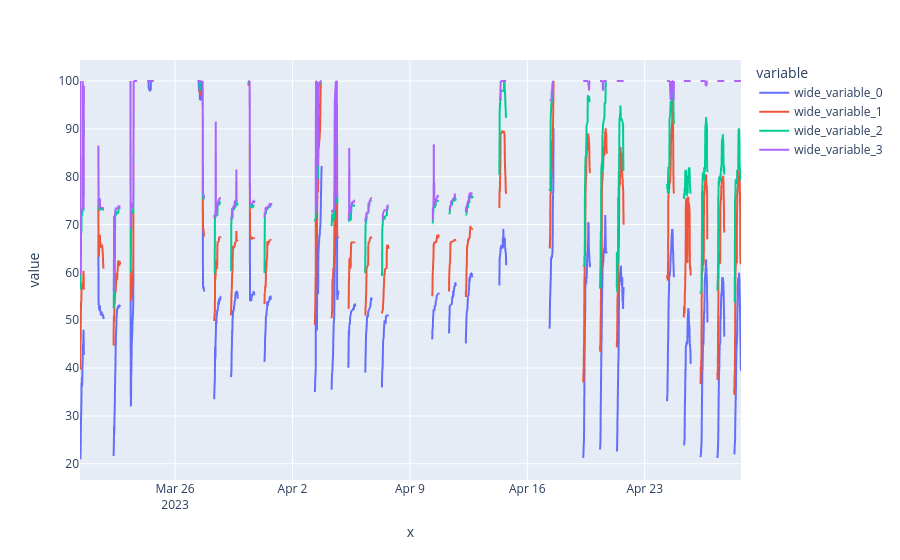

Source (notebook cell):
### Code cell
px.line(x=damper_data_opt.index, y = [damper_data_opt.quantile(0.75,axis=1), damper_data_opt.quantile(0.95,axis=1), damper_data_opt.quantile(0.99,axis=1), damper_data_opt.quantile(1,axis=1)])

### Figure 1 — Plotly figure (JSON) as saved in the notebook; plotly's stock layout.template omitted (floating-point values rounded to 4 significant figures; data arrays with more than 128 entries replaced by an {"elided": "..."} marker saying what was removed)
{"data": [{"hovertemplate": "variable=wide_variable_0<br>x=%{x}<br>value=%{y}<extra></extra>", "legendgroup": "wide_variable_0", "line": {"color": "#636efa", "dash": "solid"}, "marker": {"symbol": "circle"}, "mode": "lines", "name": "wide_variable_0", "showlegend": true, "type": "scattergl", "x": {"elided": "3780 str values"}, "xaxis": "x", "y": {"elided": "3780 float values"}, "yaxis": "y"}, {"hovertemplate": "variable=wide_variable_1<br>x=%{x}<br>value=%{y}<extra></extra>", "legendgroup": "wide_variable_1", "line": {"color": "#EF553B", "dash": "solid"}, "marker": {"symbol": "circle"}, "mode": "lines", "name": "wide_variable_1", "showlegend": true, "type": "scattergl", "x": {"elided": "3780 str values"}, "xaxis": "x", "y": {"elided": "3780 float values"}, "yaxis": "y"}, {"hovertemplate": "variable=wide_variable_2<br>x=%{x}<br>value=%{y}<extra></extra>", "legendgroup": "wide_variable_2", "line": {"color": "#00cc96", "dash": "solid"}, "marker": {"symbol": "circle"}, "mode": "lines", "name": "wide_variable_2", "showlegend": true, "type": "scattergl", "x": {"elided": "3780 str values"}, "xaxis": "x", "y": {"elided": "3780 float values"}, "yaxis": "y"}, {"hovertemplate": "variable=wide_variable_3<br>x=%{x}<br>value=%{y}<extra></extra>", "legendgroup": "wide_variable_3", "line": {"color": "#ab63fa", "dash": "solid"}, "marker": {"symbol": "circle"}, "mode": "lines", "name": "wide_variable_3", "showlegend": true, "type": "scattergl", "x": {"elided": "3780 str values"}, "xaxis": "x", "y": {"elided": "3780 float values"}, "yaxis": "y"}], "layout": {"legend": {"title": {"text": "variable"}, "tracegroupgap": 0}, "margin": {"t": 60}, "xaxis": {"anchor": "y", "domain": [0, 1], "title": {"text": "x"}}, "yaxis": {"anchor": "x", "domain": [0, 1], "title": {"text": "value"}}}}
